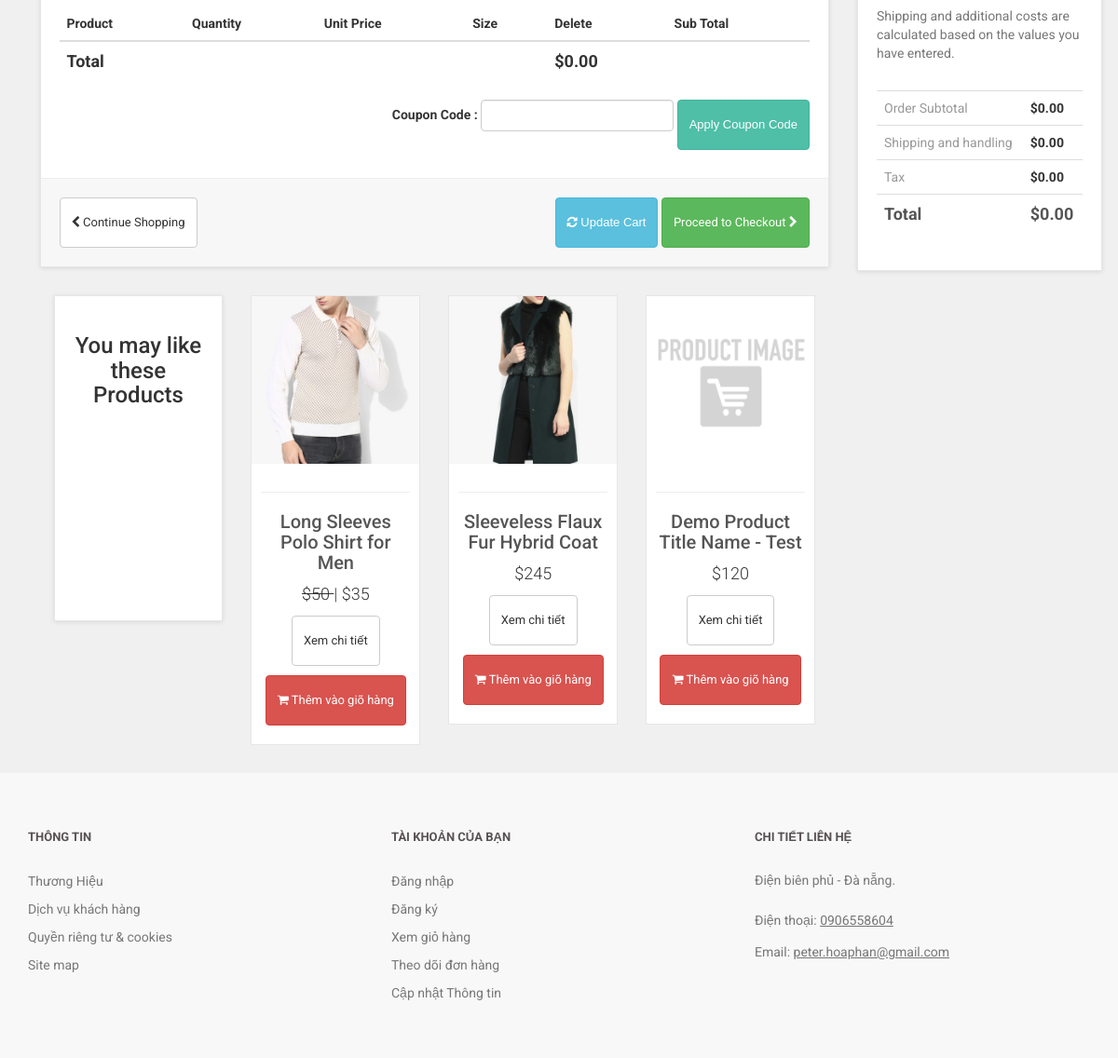
Page /cart.php (lower part) on the earlier database version.
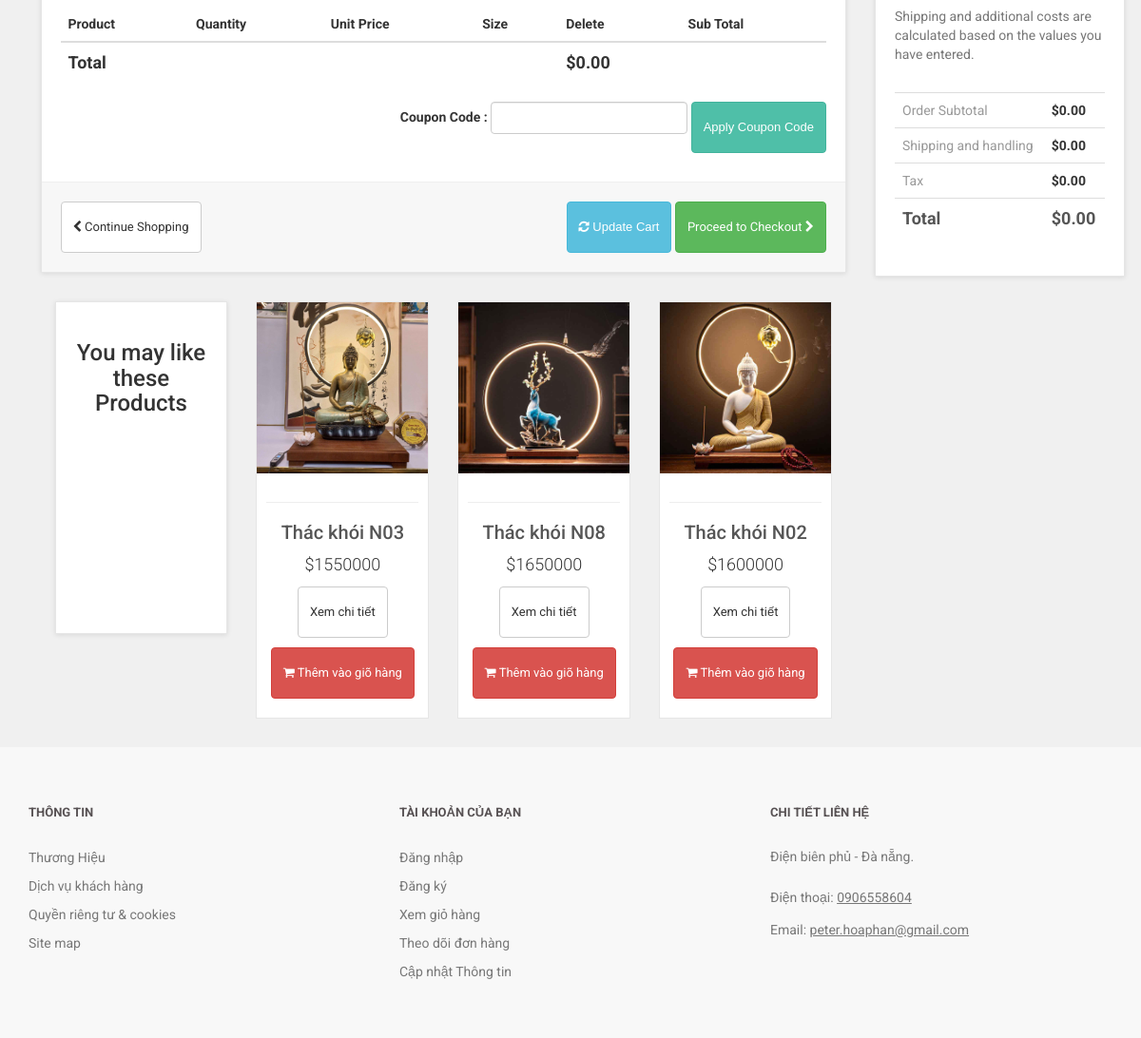
Same page on the later database version.
### tables this page shows
CREATE TABLE `products` (
  `product_id` int(10) NOT NULL,
  `p_cat_id` int(10) NOT NULL,
  `cat_id` int(10) NOT NULL,
  `manufacturer_id` int(10) NOT NULL,
  `date` timestamp NOT NULL DEFAULT current_timestamp() ON UPDATE current_timestamp(),
  `product_title` text NOT NULL,
  `product_url` text NOT NULL,
  `product_img1` text NOT NULL,
  `product_img2` text NOT NULL,
  `product_img3` text NOT NULL,
  `product_price` int(10) NOT NULL,
  `product_psp_price` int(100) NOT NULL,
  `product_desc` text NOT NULL,
  `product_features` text NOT NULL,
  `product_video` text NOT NULL,
  `product_keywords` text NOT NULL,
  `product_label` text NOT NULL,
  `status` varchar(255) NOT NULL
);

### cart.php (the view, shortened to what this page needs)
<?php
include("includes/db.php");
include("includes/header.php");
include("functions/functions.php");
include("includes/main.php");
?>
<div id="content" >
<div class="container" >
<div class="col-md-9" id="cart" >
<div class="box" >
<form action="cart.php" method="post" enctype="multipart-form-data" >
<div class="table-responsive" >
<table class="table" >
<thead>
<tr>
<th colspan="2" >Product</th>
<th>Quantity</th>
<th>Unit Price</th>
<th>Size</th>
<th colspan="1">Delete</th>
<th colspan="2"> Sub Total </th>
</tr>
</thead>
<?php
$total = 0;
?>
<tfoot>
<tr>
<th colspan="5"> Total </th>
<th colspan="2"> $<?php echo $total; ?>.00 </th>
</tr>
</tfoot>
</table>
<div class="form-inline pull-right">
<div class="form-group">
<label>Coupon Code : </label>
<input type="text" name="code" class="form-control">
</div>
<input class="btn btn-primary" type="submit" name="apply_coupon" value="Apply Coupon Code" >
</div>
</div>
<div class="box-footer">
<div class="pull-left">
<a href="index.php" class="btn btn-default">
<i class="fa fa-chevron-left"></i> Continue Shopping
</a>
</div>
<div class="pull-right">
<button class="btn btn-info" type="submit" name="update" value="Update Cart">
<i class="fa fa-refresh"></i> Update Cart
</button>
<a href="checkout.php" class="btn btn-success">
Proceed to Checkout <i class="fa fa-chevron-right"></i>
</a>
</div>
</div>
</form>
</div>
<div id="row same-height-row">
<div class="col-md-3 col-sm-6">
<div class="box same-height headline">
<h3 class="text-center"> You may like these Products </h3>
</div>
</div>
<?php
$get_products = "select * from products order by rand() LIMIT 0,3";
$run_products = mysqli_query($con,$get_products);
while($row_products=mysqli_fetch_array($run_products)){
$pro_title = $row_products['product_title'];
$pro_price = $row_products['product_price'];
$pro_img1 = $row_products['product_img1'];
$pro_label = $row_products['product_label'];
$pro_psp_price = $row_products['product_psp_price'];
$pro_url = $row_products['product_url'];
if($pro_label == "Sale" or $pro_label == "Gift"){
$product_price = "<del> $$pro_price </del>";
$product_psp_price = "| $$pro_psp_price";
}
else{
$product_psp_price = "";
$product_price = "$$pro_price";
}
if($pro_label == ""){
}
else{
$product_label = "
";
}
echo "
<div class='col-md-3 col-sm-6 center-responsive' >
<div class='product' >
<a href='$pro_url' >
<img src='admin/product_images/$pro_img1' class='img-responsive' >
</a>
<div class='text' >
<hr>
<h3><a href='$pro_url' >$pro_title</a></h3>
<p class='price' > $product_price $product_psp_price </p>
<p class='buttons' >
<a href='$pro_url' class='btn btn-default' >Xem chi tiết</a>
<a href='$pro_url' class='btn btn-danger'>
<i class='fa fa-shopping-cart'></i> Thêm vào giõ hàng
</a>
</p>
</div>
$product_label
</div>
</div>
";
}
?>
</div>
</div>
<div class="col-md-3">
<div class="box" id="order-summary">
<p class="text-muted">
Shipping and additional costs are calculated based on the values you have entered.
</p>
<div class="table-responsive">
<table class="table">
<tbody>
<tr>
<td> Order Subtotal </td>
<th> $<?php echo $total; ?>.00 </th>
</tr>
<tr>
<td> Shipping and handling </td>
<th>$0.00</th>
</tr>
<tr>
<td>Tax</td>
<th>$0.00</th>
</tr>
<tr class="total">
<td>Total</td>
<th>$<?php echo $total; ?>.00</th>
</tr>
</tbody>
</table>
</div>
</div>
</div>
</div>
</div>
<?php
include("includes/footer.php");
?>
</body>
</html>

Differences in the rows shown:
removed products: product_img1 (picture), product_title "Long Sleeves Polo Shirt for Men", product_price "50", product_psp_price "| $35"
removed products: product_img1 (picture), product_title "Sleeveless Flaux Fur Hybrid Coat", product_price "$245"
removed products: product_img1 (placeholder picture), product_title "Demo Product Title Name - Test", product_price "$120"
added products: product_img1 (picture), product_title "Thác khói N03", product_price "$1550000"
added products: product_img1 (picture), product_title "Thác khói N08", product_price "$1650000"
added products: product_img1 (picture), product_title "Thác khói N02", product_price "$1600000"
